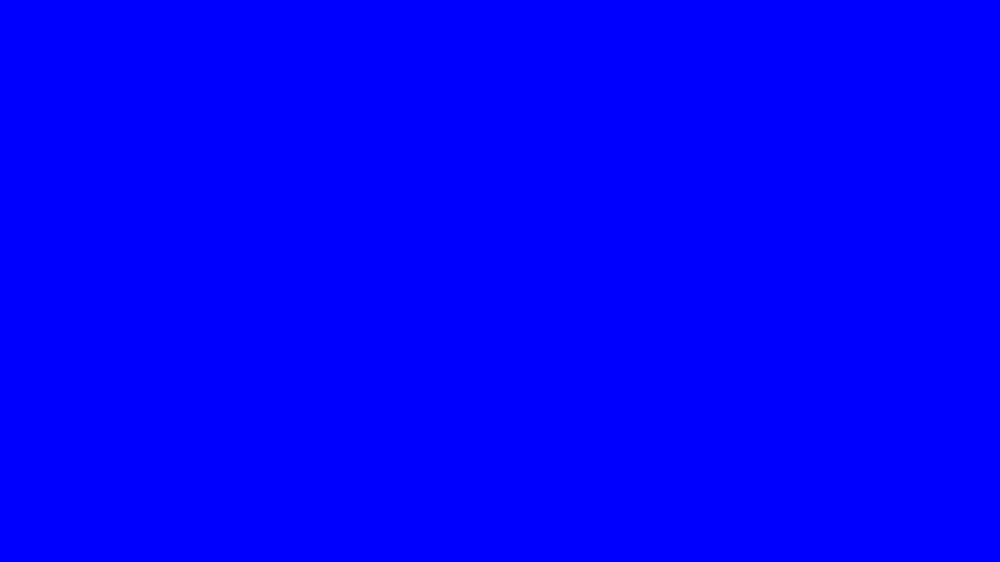
#> input picture pics/b_pic.png, 1000 x 562 px, shrunk from 1920 x 1080 before the run, found by its file name
$ python b_color_histogram.py
#> lines starting #> are read from the running program, lines starting #| are printed output that depends on the picture
import numpy as np
from PIL import Image
import matplotlib.pyplot as plt


def calculate_color_histogram(image):
    # Create a NumPy array from the image
    img_array = np.array(image)

    # Calculate the color histogram for each channel
    red_hist = np.histogram(img_array[:, :, 0], bins=256, range=(0, 256), density=True)
    green_hist = np.histogram(img_array[:, :, 1], bins=256, range=(0, 256), density=True)
    blue_hist = np.histogram(img_array[:, :, 2], bins=256, range=(0, 256), density=True)

    return red_hist, green_hist, blue_hist


# Load the image using Pillow
image_path = "/Users/bielohryvtsev/Image-Processing-with-Python/b_pic.png"  # Replace with the actual image file path
image = Image.open(image_path).convert("RGB")

# Calculate the color histogram for each channel
red_hist, green_hist, blue_hist = calculate_color_histogram(image)

# Plot the color histograms for each channel
plt.figure(figsize=(8, 6))
plt.subplot(3, 1, 1)
plt.plot(red_hist[1][:-1], red_hist[0], color='red')
plt.title("Red Channel Histogram")
plt.xlabel("Pixel Value")
plt.ylabel("Frequency")

plt.subplot(3, 1, 2)
plt.plot(green_hist[1][:-1], green_hist[0], color='green')
plt.title("Green Channel Histogram")
plt.xlabel("Pixel Value")
plt.ylabel("Frequency")

plt.subplot(3, 1, 3)
plt.plot(blue_hist[1][:-1], blue_hist[0], color='blue')
plt.title("Blue Channel Histogram")
plt.xlabel("Pixel Value")
plt.ylabel("Frequency")

plt.tight_layout()
plt.show()
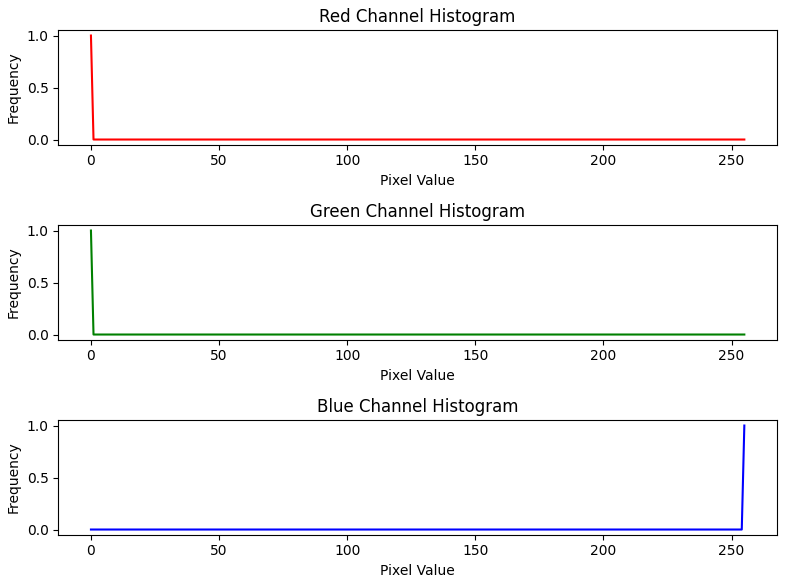
#> figure drawn by matplotlib, 3 panels; panel 1: curve peaks at x = 0, y = 1; panel 2: curve peaks at x = 0, y = 1; panel 3: curve peaks at x = 255, y = 1
